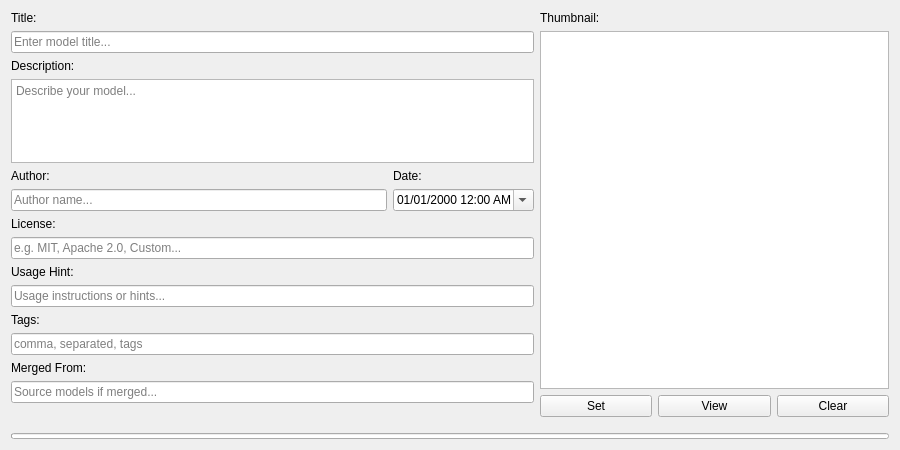
<?xml version="1.0" encoding="UTF-8"?>
<ui version="4.0">
 <class>EditorPanel</class>
 <widget class="QWidget" name="EditorPanel">
  <property name="geometry">
   <rect>
    <x>0</x>
    <y>0</y>
    <width>900</width>
    <height>450</height>
   </rect>
  </property>
  <property name="windowTitle">
   <string>Metadata Editor</string>
  </property>
  <layout class="QVBoxLayout" name="verticalLayout">
   <item>
    <layout class="QHBoxLayout" name="horizontalLayout" stretch="6,4">
     <item>
      <layout class="QVBoxLayout" name="leftColumn">
       <item>
        <widget class="QLabel" name="titleLabel">
         <property name="text">
          <string>Title:</string>
         </property>
        </widget>
       </item>
       <item>
        <widget class="QLineEdit" name="titleEdit">
         <property name="placeholderText">
          <string>Enter model title...</string>
         </property>
        </widget>
       </item>
       <item>
        <widget class="QLabel" name="descriptionLabel">
         <property name="text">
          <string>Description:</string>
         </property>
        </widget>
       </item>
       <item>
        <widget class="QTextEdit" name="descriptionEdit">
         <property name="maximumSize">
          <size>
           <width>16777215</width>
           <height>100</height>
          </size>
         </property>
         <property name="placeholderText">
          <string>Describe your model...</string>
         </property>
        </widget>
       </item>
       <item>
        <layout class="QHBoxLayout" name="authorDateLayout">
         <item>
          <layout class="QVBoxLayout" name="authorLayout">
           <item>
            <widget class="QLabel" name="authorLabel">
             <property name="text">
              <string>Author:</string>
             </property>
            </widget>
           </item>
           <item>
            <widget class="QLineEdit" name="authorEdit">
             <property name="sizePolicy">
              <sizepolicy hsizetype="Expanding" vsizetype="Fixed">
               <horstretch>0</horstretch>
               <verstretch>0</verstretch>
              </sizepolicy>
             </property>
             <property name="placeholderText">
              <string>Author name...</string>
             </property>
            </widget>
           </item>
          </layout>
         </item>
         <item>
          <layout class="QVBoxLayout" name="dateLayout">
           <item>
            <widget class="QLabel" name="dateLabel">
             <property name="text">
              <string>Date:</string>
             </property>
             <property name="alignment">
              <set>Qt::AlignmentFlag::AlignLeading|Qt::AlignmentFlag::AlignLeft|Qt::AlignmentFlag::AlignVCenter</set>
             </property>
            </widget>
           </item>
           <item>
            <widget class="QDateTimeEdit" name="dateTimeEdit">
             <property name="minimumSize">
              <size>
               <width>140</width>
               <height>22</height>
              </size>
             </property>
             <property name="alignment">
              <set>Qt::AlignmentFlag::AlignLeading|Qt::AlignmentFlag::AlignLeft|Qt::AlignmentFlag::AlignVCenter</set>
             </property>
             <property name="buttonSymbols">
              <enum>QAbstractSpinBox::ButtonSymbols::UpDownArrows</enum>
             </property>
             <property name="displayFormat">
              <string>MM/dd/yyyy h:mm AP</string>
             </property>
             <property name="calendarPopup">
              <bool>true</bool>
             </property>
            </widget>
           </item>
          </layout>
         </item>
        </layout>
       </item>
       <item>
        <widget class="QLabel" name="licenseLabel">
         <property name="text">
          <string>License:</string>
         </property>
        </widget>
       </item>
       <item>
        <widget class="QLineEdit" name="licenseEdit">
         <property name="placeholderText">
          <string>e.g. MIT, Apache 2.0, Custom...</string>
         </property>
        </widget>
       </item>
       <item>
        <widget class="QLabel" name="usageHintLabel">
         <property name="text">
          <string>Usage Hint:</string>
         </property>
        </widget>
       </item>
       <item>
        <widget class="QLineEdit" name="usageHintEdit">
         <property name="placeholderText">
          <string>Usage instructions or hints...</string>
         </property>
        </widget>
       </item>
       <item>
        <widget class="QLabel" name="tagsLabel">
         <property name="text">
          <string>Tags:</string>
         </property>
        </widget>
       </item>
       <item>
        <widget class="QLineEdit" name="tagsEdit">
         <property name="placeholderText">
          <string>comma, separated, tags</string>
         </property>
        </widget>
       </item>
       <item>
        <widget class="QLabel" name="mergedFromLabel">
         <property name="text">
          <string>Merged From:</string>
         </property>
        </widget>
       </item>
       <item>
        <widget class="QLineEdit" name="mergedFromEdit">
         <property name="placeholderText">
          <string>Source models if merged...</string>
         </property>
        </widget>
       </item>
       <item>
        <spacer name="verticalSpacer">
         <property name="orientation">
          <enum>Qt::Orientation::Vertical</enum>
         </property>
         <property name="sizeHint" stdset="0">
          <size>
           <width>20</width>
           <height>40</height>
          </size>
         </property>
        </spacer>
       </item>
      </layout>
     </item>
     <item>
      <layout class="QVBoxLayout" name="thumbnailColumn">
       <item>
        <widget class="QLabel" name="thumbnailLabel">
         <property name="text">
          <string>Thumbnail:</string>
         </property>
        </widget>
       </item>
       <item>
        <widget class="ImageWidget" name="thumbnailDisplay">
         <property name="sizePolicy">
          <sizepolicy hsizetype="Expanding" vsizetype="Expanding">
           <horstretch>0</horstretch>
           <verstretch>1</verstretch>
          </sizepolicy>
         </property>
        </widget>
       </item>
       <item>
        <layout class="QHBoxLayout" name="thumbnailButtonsLayout">
         <item>
          <widget class="QPushButton" name="setThumbnailBtn">
           <property name="maximumSize">
            <size>
             <width>16777215</width>
             <height>24</height>
            </size>
           </property>
           <property name="text">
            <string>Set</string>
           </property>
          </widget>
         </item>
         <item>
          <widget class="QPushButton" name="viewThumbnailBtn">
           <property name="maximumSize">
            <size>
             <width>16777215</width>
             <height>24</height>
            </size>
           </property>
           <property name="text">
            <string>View</string>
           </property>
          </widget>
         </item>
         <item>
          <widget class="QPushButton" name="clearThumbnailBtn">
           <property name="maximumSize">
            <size>
             <width>16777215</width>
             <height>24</height>
            </size>
           </property>
           <property name="text">
            <string>Clear</string>
           </property>
          </widget>
         </item>
        </layout>
       </item>
       <item>
        <spacer name="thumbnailSpacer">
         <property name="orientation">
          <enum>Qt::Orientation::Vertical</enum>
         </property>
         <property name="sizeHint" stdset="0">
          <size>
           <width>20</width>
           <height>10</height>
          </size>
         </property>
        </spacer>
       </item>
      </layout>
     </item>
    </layout>
   </item>
   <item>
    <widget class="QProgressBar" name="progressBar">
     <property name="maximumSize">
      <size>
       <width>16777215</width>
       <height>6</height>
      </size>
     </property>
     <property name="visible">
      <bool>false</bool>
     </property>
     <property name="value">
      <number>0</number>
     </property>
     <property name="textVisible">
      <bool>false</bool>
     </property>
    </widget>
   </item>
  </layout>
 </widget>
 <customwidgets>
  <customwidget>
   <class>ImageWidget</class>
   <extends>QGraphicsView</extends>
   <header>metaeditor_safetensors.ui.image_widget</header>
  </customwidget>
 </customwidgets>
 <resources/>
 <connections/>
</ui>
